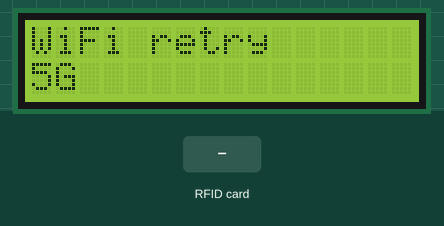
Recording of a sketch running on a simulated ESP8266 (NodeMCU). Parts: 16×2 character LCD. The inputs (shaded band) are chosen by the test bench. WiFi joins after 1.5 s; servers stay silent unless stated; uploads are accepted with an empty reply; what the sketch prints to the serial monitor is not drawn.

Above: at 0.8 s.
At 3.7 s:
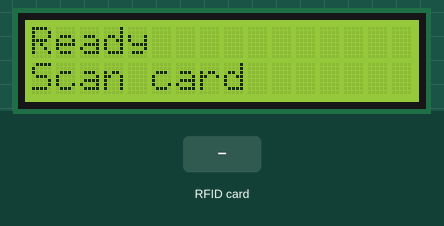
3.8 s: RFID card 5E 7A 19 C4 held to the reader
At 3.94 s:
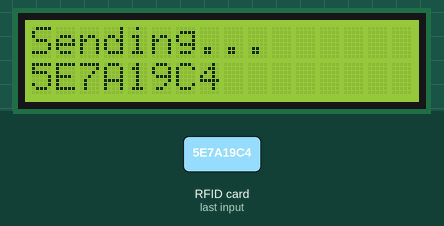
At 4.8 s:
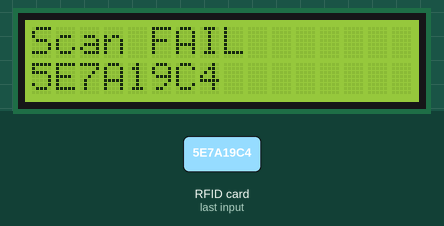
Timing chart, 0 to 6.8 s (numbered marks = the images above; inputs shaded):
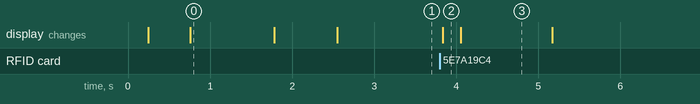

The sketch:

esp8266_rfid_wifi_lcd.ino
```cpp
// ESP8266 (NodeMCU) + MFRC522 + 16x2 I2C LCD Attendance Client (Memory-Optimized)
// Reduced dynamic String usage; char buffers + F() macros to lower IRAM pressure.

#include <ESP8266WiFi.h>
#include <ESP8266HTTPClient.h>
#include <SPI.h>
#include <MFRC522.h>
#include <Wire.h>
#include <LiquidCrystal_I2C.h>

// ---- Feature Flags ----
#define ENABLE_QUEUE 0
#define QUEUE_CAPACITY 5
#define VERBOSE 0

// ---- RFID Pins ----
#define RF_SS_PIN 15   // D8
#define RF_RST_PIN 0   // D3
MFRC522 rfid(RF_SS_PIN, RF_RST_PIN);

// ---- LCD ----
#define LCD_ADDR 0x27
LiquidCrystal_I2C lcd(LCD_ADDR, 16, 2);

// ---- Config (EDIT THESE) ----
static const char WIFI_SSID[]     = "5G";           // <-- change
static const char WIFI_PASSWORD[] = "abcdefgh";     // <-- change
static const char SERVER_HOST[]   = "192.168.1.100"; // backend IP
static const uint16_t SERVER_PORT = 3000;            // backend port
static const char ENDPOINT[]      = "/api/attendance/rfid";
static const char DEVICE_ID[]     = "ESP8266_GATE_LCD";
static const char LOCATION[]      = "North Wing";
static const char DEVICE_KEY[]    = "CHANGE_ME_OPTIONAL"; // must match RFID_DEVICE_KEY if used

// ---- Timing ----
static const unsigned long SCAN_DEBOUNCE_MS = 2500;
static const unsigned long WIFI_RETRY_MS = 10000;
unsigned long lastScanMs = 0;
unsigned long lastWifiCheck = 0;

// ---- Queue (optional) ----
#if ENABLE_QUEUE
struct QueuedScan { char tag[21]; unsigned long ms; };
QueuedScan scanQueue[QUEUE_CAPACITY];
uint8_t queueCount = 0;
void enqueueScan(const char *tag) {
  if (queueCount >= QUEUE_CAPACITY) return;
  strncpy(scanQueue[queueCount].tag, tag, sizeof(scanQueue[queueCount].tag)-1);
  scanQueue[queueCount].tag[sizeof(scanQueue[queueCount].tag)-1] = '\0';
  scanQueue[queueCount].ms = millis();
  queueCount++;
  if (VERBOSE) Serial.println(F("[QUEUE] Stored"));
}
void flushQueue() {
  if (WiFi.status() != WL_CONNECTED || queueCount == 0) return;
  for (uint8_t i=0;i<queueCount;i++) {
    WiFiClient client; HTTPClient http;
    char url[128]; snprintf(url, sizeof(url), "http://%s:%u%s", SERVER_HOST, SERVER_PORT, ENDPOINT);
    if (http.begin(client, url)) {
      http.addHeader("Content-Type", "application/json");
      if (strlen(DEVICE_KEY) > 0) http.addHeader("X-DEVICE-KEY", DEVICE_KEY);
      char body[160];
      snprintf(body, sizeof(body), "{\"rfidTag\":\"%s\",\"deviceId\":\"%s\",\"location\":\"%s\"}", scanQueue[i].tag, DEVICE_ID, LOCATION);
      http.POST(body);
      http.end();
    }
  }
  queueCount = 0;
}
#endif

// ---- Helpers ----
void lcdMsg(const char *l1, const char *l2 = nullptr) {
  lcd.clear();
  char line1[17]; char line2[17];
  if (l1) { strncpy(line1, l1, 16); line1[16]='\0'; } else line1[0]='\0';
  if (l2) { strncpy(line2, l2, 16); line2[16]='\0'; } else line2[0]='\0';
  lcd.setCursor(0,0); lcd.print(line1);
  lcd.setCursor(0,1); lcd.print(line2);
}

void connectWiFi() {
  WiFi.mode(WIFI_STA);
  WiFi.begin(WIFI_SSID, WIFI_PASSWORD);
  lcdMsg("WiFi:", WIFI_SSID);
  Serial.print(F("Connecting to ")); Serial.println(WIFI_SSID);
  uint8_t dots=0;
  while (WiFi.status() != WL_CONNECTED) {
    delay(500);
    Serial.print('.');
    if (dots++ % 6 == 0) lcdMsg("WiFi retry", WIFI_SSID);
  }
  Serial.println();
  Serial.println(F("WiFi OK"));
  char ip[24]; snprintf(ip, sizeof(ip), "%s", WiFi.localIP().toString().c_str());
  lcdMsg("WiFi OK", ip);
  delay(700);
}

bool readTagHex(char *out, size_t outSize) {
  if (!rfid.PICC_IsNewCardPresent()) return false;
  if (!rfid.PICC_ReadCardSerial()) return false;
  size_t idx=0;
  for (byte i=0; i<rfid.uid.size && (idx+2) < outSize; i++) {
    byte v = rfid.uid.uidByte[i];
    if (v < 0x10 && idx < outSize-1) out[idx++]='0';
    const char *hex = "0123456789ABCDEF";
    if (idx < outSize-1) out[idx++] = hex[v >> 4];
    if (idx < outSize-1) out[idx++] = hex[v & 0x0F];
  }
  out[idx]='\0';
  rfid.PICC_HaltA();
  rfid.PCD_StopCrypto1();
  return true;
}

bool postRFID(const char *tag) {
  if (WiFi.status() != WL_CONNECTED) return false;
  WiFiClient client; HTTPClient http;
  char url[128]; snprintf(url, sizeof(url), "http://%s:%u%s", SERVER_HOST, SERVER_PORT, ENDPOINT);
  if(!http.begin(client, url)) return false;
  http.addHeader("Content-Type", "application/json");
  if (strlen(DEVICE_KEY) > 0) http.addHeader("X-DEVICE-KEY", DEVICE_KEY);
  char body[160];
  snprintf(body, sizeof(body), "{\"rfidTag\":\"%s\",\"deviceId\":\"%s\",\"location\":\"%s\"}", tag, DEVICE_ID, LOCATION);
  int code = http.POST(body);
  if (VERBOSE) Serial.printf("POST %s -> %d\n", url, code);
  bool ok=false;
  if (code > 0) {
    String resp = http.getString();
    if (VERBOSE) Serial.println(resp);
    ok = (code == 201 || resp.indexOf("\"success\":true") != -1);
  }
  http.end();
  return ok;
}

void setup() {
  Serial.begin(115200);
  delay(150);
  lcd.init();
  lcd.backlight();
  lcdMsg("RFID LCD", "Boot...");
  connectWiFi();
  SPI.begin();
  rfid.PCD_Init();
  lcdMsg("Ready","Scan card");
  Serial.println(F("RFID Ready"));
}

void loop() {
  if (millis() - lastWifiCheck > WIFI_RETRY_MS) {
    lastWifiCheck = millis();
    if (WiFi.status() != WL_CONNECTED) {
      lcdMsg("WiFi lost","Reconnect");
      connectWiFi();
    }
#if ENABLE_QUEUE
    flushQueue();
#endif
  }

  char tag[21];
  if (readTagHex(tag, sizeof(tag))) {
    unsigned long now = millis();
    if (now - lastScanMs < SCAN_DEBOUNCE_MS) return;
    lastScanMs = now;
    Serial.print(F("Tag: ")); Serial.println(tag);
    lcdMsg("Sending...", tag);
    bool ok = postRFID(tag);
    if (!ok) {
#if ENABLE_QUEUE
      enqueueScan(tag);
#endif
    }
    lcdMsg(ok ? "Scan OK" : "Scan FAIL", tag);
    delay(1100);
    lcdMsg("Ready","Scan card");
  }
}
```

Measured:
- after the input at 3.8 s, the display: changes at once (image 2)
- what the display in image 0 shows lasts 1.0 s, from 0.8 s to 1.8 s
- what the display in image 3 shows lasts 1.1 s, from 4.1 s to 5.2 s
